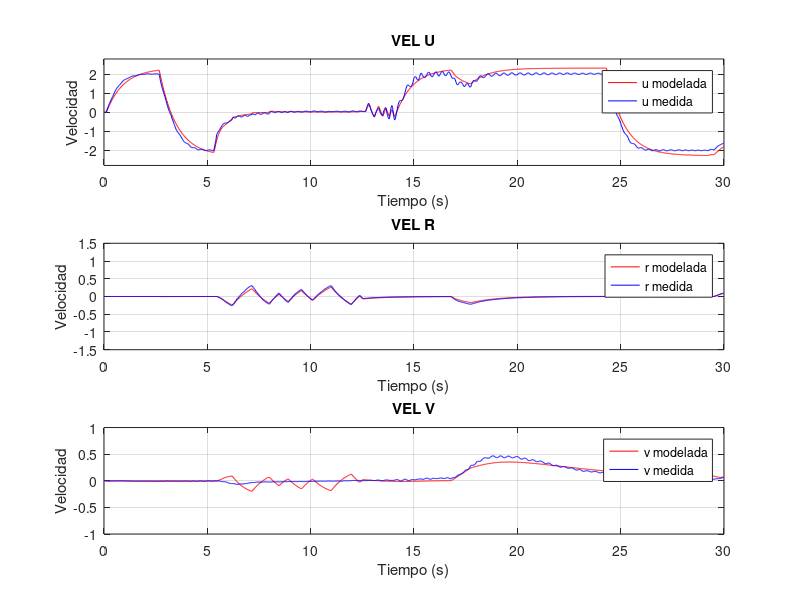

Write the MATLAB code that produced this figure. (Note: this script raises an error after producing the figure.)
clc, clear all, close all,
% Cargar los datos de torques y tiempo desde el archivo .mat
load('muestreo_externo.mat');
load('delta_valores4_1.mat', 'delta');

% Asignar los valores de delta a variables individuales
delta_1 = delta(1);
delta_2 = delta(2);
delta_3 = delta(3);
delta_4 = delta(4);
delta_5 = delta(5);
delta_6 = delta(6);
delta_7 = delta(7);
delta_8 = delta(8);
delta_9 = delta(9);
delta_10 = delta(10);
delta_11 = delta(11);
landa = 100000;%lambda
F1=tf(landa,[1 landa ]);

u_f=lsim(F1,vel_u,t)';
v_f=lsim(F1,vel_v,t)';
r_f=lsim(F1,vel_r,t)';

% Definición de matrices del sistema
M = [delta_1, 0, 0;
     0, delta_2, delta_3;
     0, delta_3, delta_4];

D = [delta_8, 0, 0;
     0, delta_9, delta_10;
     0, delta_10, delta_11];

% Condiciones iniciales de velocidad
u = zeros(length(t),1);
v = zeros(length(t),1);
r = zeros(length(t),1);
% Torques de entrada (asumimos T_v = 0, ya que solo están T_u y T_r)
T_v = zeros(length(t),1);
IM=inv(M);
% Simulación


for k = 1:length(t) - 1
    % Estado de velocidades actuales
    vel = [u(k); v(k); r(k)];
    
    % Cálculo del vector C(vel) * vel
    C = [0, -delta_5 * r(k), - delta_6 * v(k)-delta_3*r(k);
         delta_5*r(k), 0, delta_7 * u(k);
         delta_6 * v(k)+delta_3*r(k), -delta_7 * u(k), 0];
     
    % Cálculo de las derivadas de velocidad usando: M * d_vel = T - C*vel - D*vel
    d_vel = IM*([T_u(k); T_v(k); T_r(k)] - C * vel - D * vel);
    
    % Integración de Euler para obtener las velocidades en el siguiente instante
    u(k + 1) = u(k) + d_vel(1) * ts;
    % if u(k + 1)>2
    %     u(k+1)=2;
    % elseif u(k + 1)<-2
    %     u(k+1)=-2;
    % end
    %u(k + 1) = saturacion_tanh(u(k + 1));
    v(k + 1) = v(k) + d_vel(2) * ts;
    r(k + 1) = r(k) + d_vel(3) * ts;
end


% figure;
% plot(t, T_u, 'r', 'DisplayName', 'T u');
% hold on;
% plot(t, T_r, 'b', 'DisplayName', 'T r');
% xlabel('Tiempo (s)');
% ylabel('Torques');
% title('Torques de Entrada');
% legend;
% grid on;


% Gráfica de los resultados en un subplot
figure;

% Subplot para la velocidad u
subplot(3, 1, 1); % 3 filas, 1 columna, 1ª gráfica
plot(t, u, 'r', 'DisplayName', 'u modelada');
hold on;
plot(t, vel_u, 'b', 'DisplayName', 'u medida');
xlabel('Tiempo (s)');
ylabel('Velocidad');
title('VEL U');
legend;
grid on;
ylim([-2.8, 2.8]);  % Establecer los límites de la escala en -2.5 a 2.5

% Subplot para la velocidad r
subplot(3, 1, 2); % 3 filas, 1 columna, 2ª gráfica
plot(t, r, 'r', 'DisplayName', 'r modelada');
hold on;
plot(t, vel_r, 'b', 'DisplayName', 'r medida');
xlabel('Tiempo (s)');
ylabel('Velocidad');
title('VEL R');
legend;
grid on;
ylim([-1.5, 1.5]);  % Establecer los límites de la escala en -1.5 a 1.5

% Subplot para la velocidad v
subplot(3, 1, 3); % 3 filas, 1 columna, 3ª gráfica
plot(t, v, 'r', 'DisplayName', 'v modelada');
hold on;
plot(t, vel_v, 'b', 'DisplayName', 'v medida');
xlabel('Tiempo (s)');
ylabel('Velocidad');
title('VEL V');
legend;
grid on;
ylim([-1, 1]);  % Establecer los límites de la escala en -1 a 1


% Ajuste de espacio entre subplots
sgtitle('Resultados de Velocidades') % Título general para todos los subplots
error_u=calcularECM(u,vel_u);
error_v=calcularECM(v,vel_v);
error_r=calcularECM(r,vel_r);
promedio=(error_u+error_v+error_r)/3;

% Imprime los resultados en la consola
fprintf('Error cuadrático medio de u: %.4f\n', error_u);
fprintf('Error cuadrático medio de v: %.4f\n', error_v);
fprintf('Error cuadrático medio de r: %.4f\n', error_r);
fprintf('Error cuadrático medio: %.4f\n', promedio);
function ecm = calcularECM(vector1, vector2)
    % Comprueba que los vectores tengan el mismo tamaño
    if length(vector1) ~= length(vector2)
        error('Los vectores deben tener el mismo tamaño');
    end
    
    % Calcula el error cuadrático medio
    ecm = mean((vector1 - vector2).^2);
end

function salida = saturacion_tanh(valor)
    % valor=valor*10000;
    limite = 2;
    factor_suavidad = 7.4;
    salida = limite*factor_suavidad * tanh(valor / (limite*factor_suavidad));
    % salida= salida/10000;
end